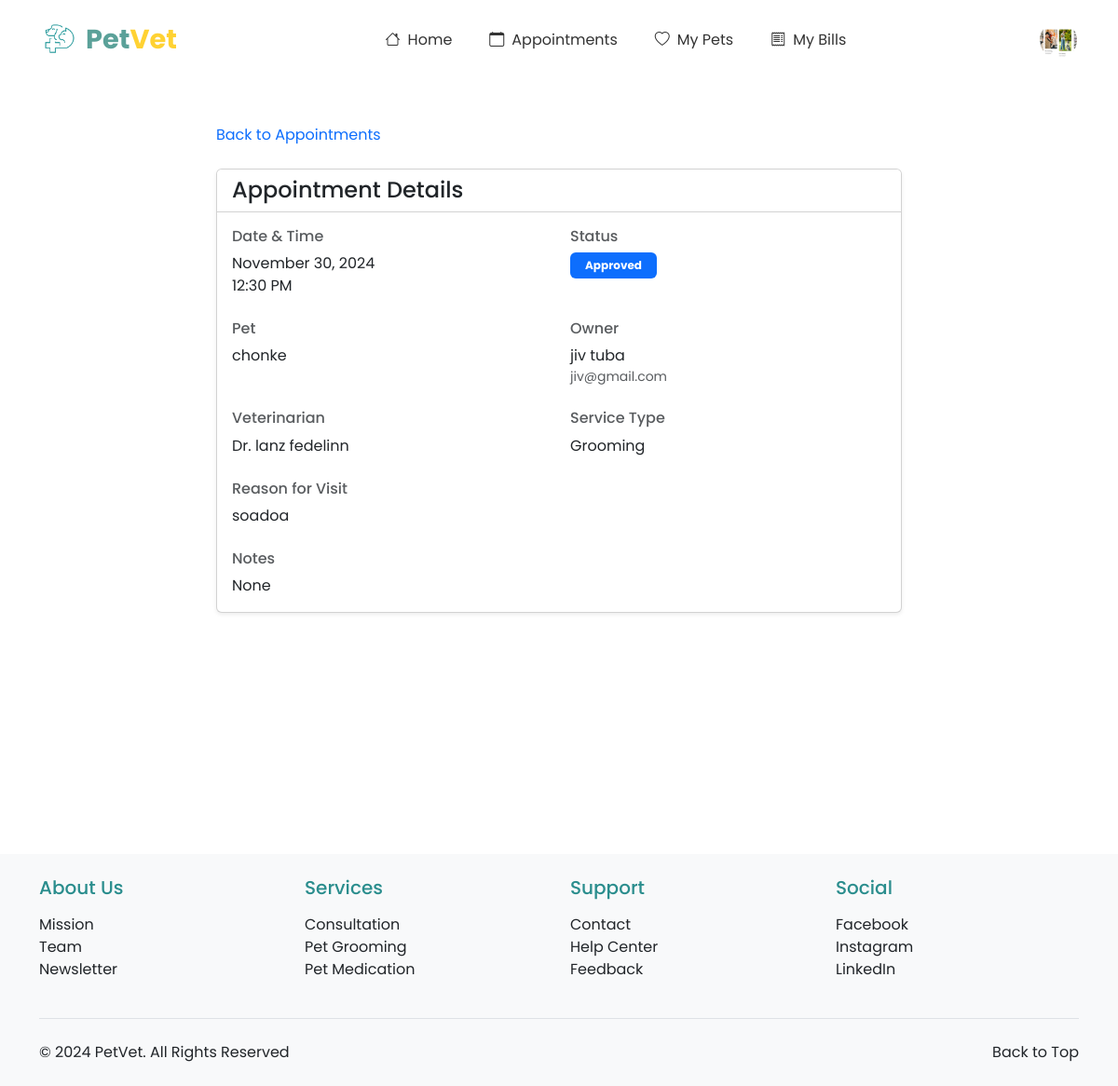
Page /appointments/3/ (signed in) on the earlier database version.
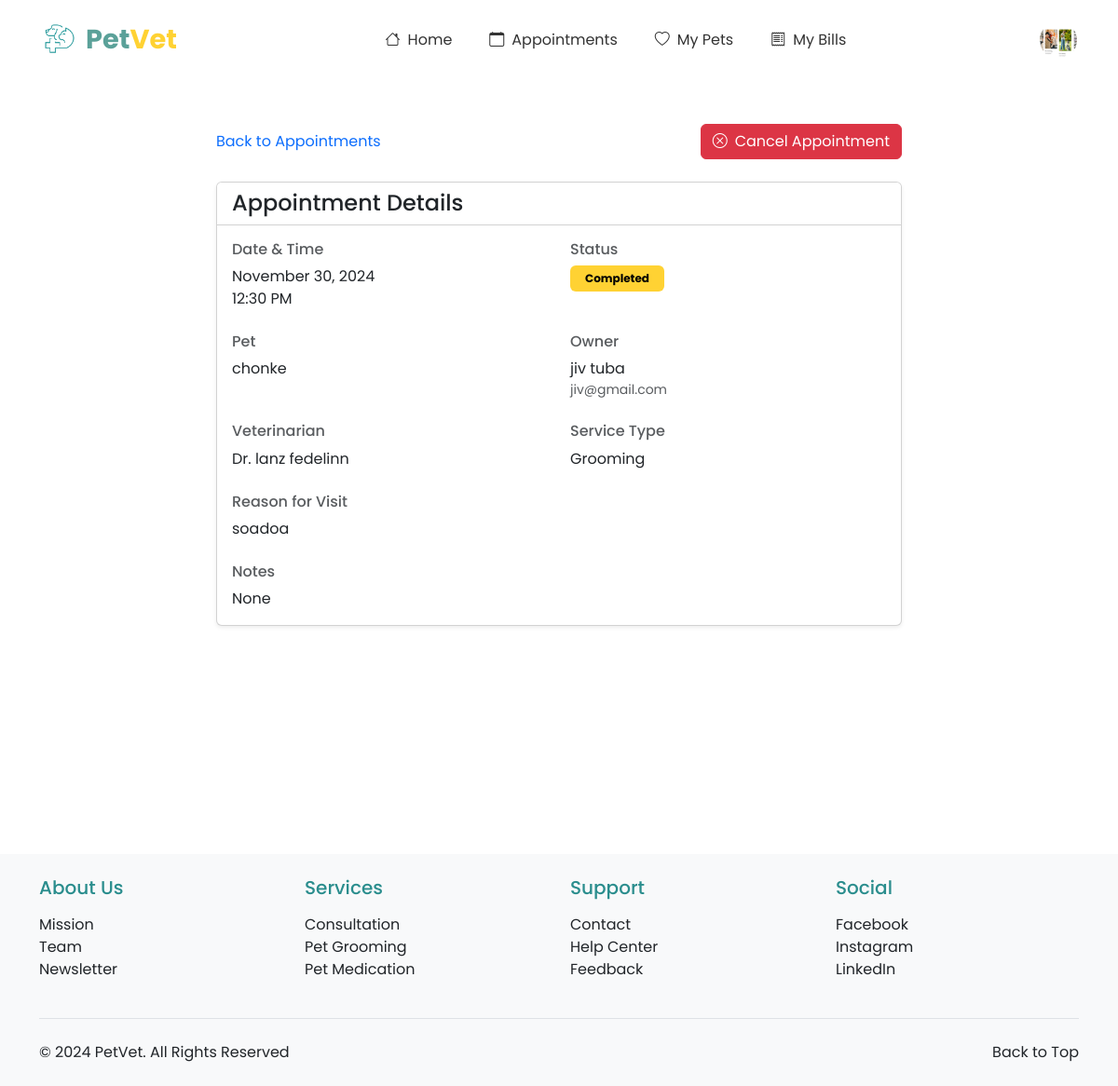
Same page on the later database version.
### appointments/models.py (models this page shows, shortened)
class Appointment(models.Model):
    STATUS_CHOICES = [
        ('PENDING', 'Pending Approval'),
        ('APPROVED', 'Approved'),
        ('COMPLETED', 'Completed'),
        ('CANCELLED', 'Cancelled'),
        ('REJECTED', 'Rejected'),
    ]
    SERVICE_CHOICES = [
        ('CHECKUP', 'General Check-up'),
        ('VACCINATION', 'Vaccination'),
        ('SURGERY', 'Surgery'),
        ('GROOMING', 'Grooming'),
        ('DENTAL', 'Dental Care'),
        ('EMERGENCY', 'Emergency Care'),
    ]
    pet = models.ForeignKey(Pet, on_delete=models.CASCADE, related_name='appointments')
    owner = models.ForeignKey(Profile, on_delete=models.CASCADE, null=True)  # Making owner nullable
    veterinarian = models.ForeignKey(VeterinarianProfile, on_delete=models.SET_NULL, null=True, related_name='appointments')
    service_type = models.CharField(max_length=20, choices=SERVICE_CHOICES, default='CHECKUP')
    date = models.DateField()
    time = models.TimeField()
    reason = models.TextField(blank=True, null=True)
    status = models.CharField(max_length=20, choices=STATUS_CHOICES, default='PENDING')
    notes = models.TextField(blank=True, null=True)
    created_at = models.DateTimeField(auto_now_add=True)
    updated_at = models.DateTimeField(auto_now=True)
    class Meta:
        ordering = ['date', 'time']

### pet_registration/models.py (models this page shows, shortened)
class Pet(models.Model):
    owner = models.ForeignKey(User, on_delete=models.CASCADE, related_name='pets')
    pet_id = models.CharField(max_length=20, unique=True)
    pet_name = models.CharField(max_length=50)
    breed = models.CharField(max_length=50)
    species = models.CharField(max_length=50)
    sex = models.CharField(max_length=10, choices=[('Male', 'Male'), ('Female', 'Female'), ('Unknown', 'Unknown')])
    weight = models.DecimalField(max_digits=5, decimal_places=2)
    birthday = models.DateField()
    pet_description = models.TextField(blank=True, null=True)
    image_url = models.ImageField(upload_to='pet_images/', blank=True, null=True)
    primary_veterinarian = models.ForeignKey('veterinarians.VeterinarianProfile',
        on_delete=models.SET_NULL,
        null=True,
        blank=True,
        related_name='primary_pets'
    )

### veterinarians/models.py (models this page shows, shortened)
class VeterinarianProfile(models.Model):
    profile = models.OneToOneField(Profile, on_delete=models.CASCADE)
    specialization = models.CharField(max_length=100, default="General Veterinary Medicine")
    license_number = models.CharField(max_length=50, unique=True, null=True, blank=True)
    years_of_experience = models.PositiveIntegerField(default=0)
    bio = models.TextField(blank=True)
    available_days = models.CharField(max_length=200, help_text="Comma-separated list of available days", default="Monday,Tuesday,Wednesday,Thursday,Friday")
    consultation_fee = models.DecimalField(max_digits=10, decimal_places=2, default=Decimal('50.00'))

### registration_login/models.py (models this page shows, shortened)
class Profile(models.Model):
    PAYMENT_CHOICES = [
        ('CASH', 'Cash'),
        ('CARD', 'Credit/Debit Card'),
        ('GCASH', 'GCash'),
        ('MAYA', 'Maya'),
    ]
    ROLE_CHOICES = [
        ('OWNER', 'Pet Owner'),
        ('VET', 'Veterinarian'),
    ]
    user = models.OneToOneField(User, on_delete=models.CASCADE, primary_key=True)
    profile_picture = models.ImageField(upload_to='profile_pics/', default='profile_pics/profile.png')
    first_name = models.CharField(max_length=50)
    last_name = models.CharField(max_length=50)
    address = models.CharField(max_length=200, blank=True, null=True)
    contact_number = models.CharField(max_length=15, blank=True, null=True)
    preferred_payment = models.CharField(max_length=10, choices=PAYMENT_CHOICES, default='CASH')
    card_number = models.CharField(max_length=16, blank=True, null=True)
    card_expiry = models.CharField(max_length=5, blank=True, null=True)
    ewallet_number = models.CharField(max_length=15, blank=True, null=True)
    role = models.CharField(max_length=10, choices=ROLE_CHOICES, default='OWNER')
    phone_number = models.CharField(max_length=20, null=True, blank=True)
    created_at = models.DateTimeField(auto_now_add=True)
    updated_at = models.DateTimeField(auto_now=True)

### appointments/views.py (the view)
# urls.py: path('<int:pk>/', views.appointment_detail, name='appointment_detail'),
@login_required
def appointment_detail(request, pk):
    appointment = get_object_or_404(Appointment, pk=pk, owner=request.user.profile)
    return render(request, 'appointments/appointment_detail.html', {'appointment': appointment})

### appointments/templates/appointments/appointment_detail.html (shortened to what the changed rows need)
{% extends 'base.html' %}
{% load static %}
{% block content %}
<div class="container py-5">
    <div class="row justify-content-center">
        <div class="col-lg-8">
            <div class="d-flex justify-content-between align-items-center mb-4">
                <a href="{% url 'appointments:appointment_list' %}" class="text-decoration-none">
                     Back to Appointments
                </a>
                {% if appointment.status == 'PENDING' or appointment.status != 'APPROVED' %}
                <button type="button" class="btn btn-danger" data-bs-toggle="modal" data-bs-target="#cancelModal">
                    <i class="bi bi-x-circle me-2"></i>Cancel Appointment
                </button>
                {% endif %}
            </div>
            <div class="card shadow-sm">
                <div class="card-body">
                    <div class="row g-4">
                        <div class="col-md-6">
                            <h6 class="text-muted mb-2">Date & Time</h6>
                            <p class="mb-0">
                                {{ appointment.date|date:"F d, Y" }}<br>
                                {{ appointment.time|time:"g:i A" }}
                            </p>
                        </div>
                        <div class="col-md-6">
                            <h6 class="text-muted mb-2">Status</h6>
                            <span class="badge {% if appointment.status == 'PENDING' %}bg-warning
                                           {% elif appointment.status == 'APPROVED' %}bg-primary
                                           {% elif appointment.status == 'COMPLETED' %}bg-success
                                           {% elif appointment.status == 'CANCELLED' %}bg-danger
                                           {% elif appointment.status == 'REJECTED' %}bg-secondary
                                           {% endif %} px-3 py-2">
                                {{ appointment.get_status_display }}
                            </span>
                        </div>
                        <div class="col-md-6">
                            <h6 class="text-muted mb-2">Pet</h6>
                            <p class="mb-0">{{ appointment.pet.pet_name }}</p>
                        </div>
                        <div class="col-md-6">
                            <h6 class="text-muted mb-2">Owner</h6>
                            <p class="mb-0">
                                {{ appointment.pet.owner.first_name }} {{ appointment.pet.owner.last_name }}
                            </p>
                            <small class="text-muted d-block">
                                {{ appointment.pet.owner.email }}
                            </small>
                        </div>
                        <div class="col-md-6">
                            <h6 class="text-muted mb-2">Veterinarian</h6>
                            {% if appointment.veterinarian %}
                            <p class="mb-0">
                                Dr. {{ appointment.veterinarian.profile.first_name }} {{ appointment.veterinarian.profile.last_name }}
                            </p>
                            {% else %}
                            <p class="mb-0 text-muted">No veterinarian assigned</p>
                            {% endif %}
                        </div>
                        <div class="col-md-6">
                            <h6 class="text-muted mb-2">Service Type</h6>
                            <p class="mb-0">{{ appointment.get_service_type_display }}</p>
                        </div>
                        {% if appointment.reason %}
                        <div class="col-12">
                            <h6 class="text-muted mb-2">Reason for Visit</h6>
                            <p class="mb-0">{{ appointment.reason }}</p>
                        </div>
                        {% endif %}
                        {% if appointment.notes %}
                        <div class="col-12">
                            <h6 class="text-muted mb-2">Notes</h6>
                            <p class="mb-0">{{ appointment.notes }}</p>
                        </div>
                        {% endif %}
                    </div>
                </div>
            </div>
        </div>
    </div>
</div>
{% endblock %}

Differences in the rows shown:
changed Appointment "12:30 PM": status "Approved" → "Completed"
Other differences:
text now shown: "Cancel Appointment"
